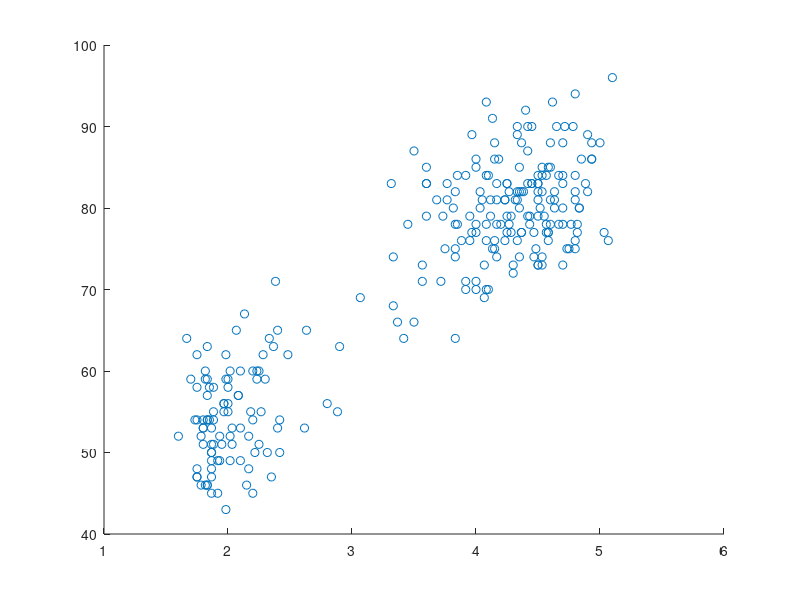

The MATLAB source for this figure:
clc;
load loc.txt
data=loc(:,:);
sz=size(data,1);
sz2=size(data,2);
k=2;
u=zeros(k,sz2);
e=zeros(sz2,sz2,k);
t=zeros(k,1);

s=0;
for(i=1:k)
    t(i)=rand;
    s=s+t(i);
end

for(i=1:k)
    t(i)=t(i)/s;
end

for(i=1:k)
    pos=round(sz*rand);
    u(i,:)=data(pos,:);
end

c=cov(data);
for(i=1:k)
    e(:,:,i)=c;
end

init=0;
for(i=1:sz)
    init2=0;
    for(j=1:k)
        n=mvnpdf(data(i,:),u(j,:),e(:,:,j));
        init2=init2+t(j)*n;
    end
    init=init+log(init2);
end

pi=zeros(sz,k);
while 1
    for(i=1:sz)
        init2=0;
        for(j=1:k)
            n=mvnpdf(data(i,:),u(j,:),e(:,:,j));
            init2=init2+t(j)*n;
        end
        for(j=1:k)
            n=mvnpdf(data(i,:),u(j,:),e(:,:,j));
            pi(i,j)=t(j)*n/init2;
        end
    end
    
    for(j=1:k)
        pi_i=0;
        for(i=1:sz)
            pi_i=pi_i+pi(i,j);
        end
      
        c=pi(1,j)*transpose((data(1,:)-u(j,:)))*(data(1,:)-u(j,:));
        for(i=2:sz)
           c=c+pi(i,j)*transpose((data(i,:)-u(j,:)))*(data(i,:)-u(j,:));         
        end
        
        e(:,:,j)=c/pi_i;
        
        d=pi(1,j)*data(1,:);
        for(i=2:sz)
           d=d+pi(i,j)*data(i,:);         
        end
        
        u(j,:)=d/pi_i;
                
        t(j)=pi_i/sz;
    end
    
    init_l=0;
    for(i=1:sz)
        init2=0;
        for(j=1:k)
            n=mvnpdf(data(i,:),u(j,:),e(:,:,j));
            init2=init2+t(j)*n;
        end
        init_l=init_l+log(init2);
    end
   
    if(init-init_l==0)
       break;
    end
    i1=init-init_l
    init=init_l;
    
end

u
e
t
scatter(data(:,1),data(:,2));
